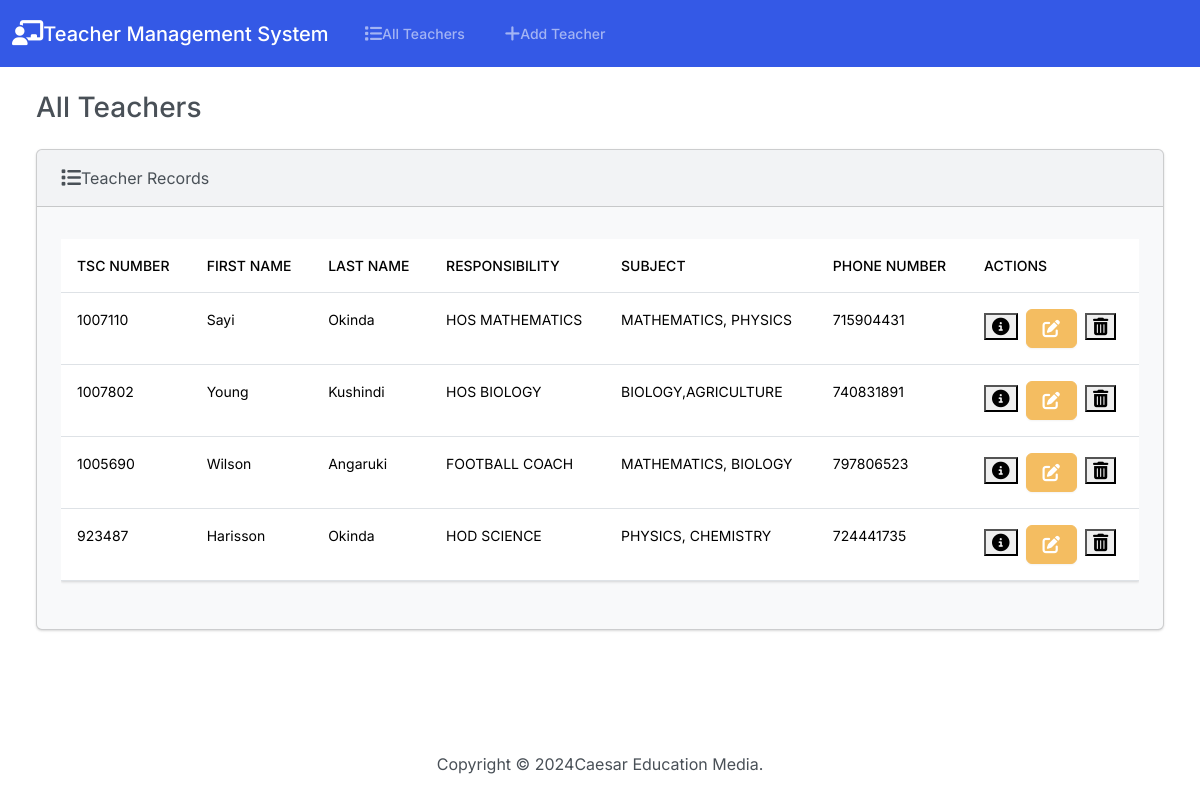
The page / on the database its author committed.
### teachers/models.py (models this page shows, shortened)
class Teacher(models.Model):
    TSC_Number = models.PositiveIntegerField()
    first_name = models.CharField(max_length=50)
    last_name = models.CharField(max_length=50)
    Rensponsibility = models.CharField(max_length=50)
    Subject = models.CharField(max_length=50)
    phone_number = models.PositiveIntegerField()

### teachers/views.py (the view)
# urls.py: path('', views.index, name='index'),
def index(request):
    return render(request, 'teachers/index.html',{
        'teachers': Teacher.objects.all()
    })

### teachers/templates/teachers/index.html (shortened to what this page needs)
{% extends "teachers/base.html" %}
{% block body %}
<h3 class="m-4">All Teachers</h3>
<div class="row">
  <div class="col-12">
    {% if teachers %}
    <div class="card bg-light ms-4 me-4 mb-4">
      <div class="card-header">
        <i class="fa-solid fa-list fa-lg"></i>Teacher Records
      </div>
      <div class="card-body">
        <p class="card-text">
          <div class="table-responsive">
            <table class="table table-hover">
              <thead>
                <tr>
                  <th scope="col">TSC Number </th>
                  <th scope="col">First Name</th>
                  <th scope="col">Last Name</th>
                  <th scope="col"> Responsibility </th>
                  <th scope="col">Subject</th>
                  <th scope="col"> phone number</th>
                  <th scope="col">Actions</th>
                </tr>
              </thead>
              <tbody>
                {% for teacher in teachers %}
                <tr>
                  <td>{{ teacher.TSC_Number }}</td>
                  <td>{{ teacher.first_name }}</td>
                  <td>{{ teacher.last_name }}</td>
                  <td>{{ teacher.Rensponsibility }}</td>
                  <td>{{ teacher.Subject }}</td>
                  <td>{{ teacher.phone_number }}</td>
                  <td><button type="button" class="btn-btn-success me-1" href="{% url 'view_teacher' teacher.id %}" data-bs-toggle="modal" data-bs-target="#myModal{{teacher.id}}">
                  </button>
                  <a class="btn btn-warning me-1" href="{% url 'edit' teacher.id %}">
                  </a>
                  <button type="button" class="btn-btn-danger" data-bs-toggle="modal" data-bs-target="#delete{{teacher.id}}">
                  </button>
                </td>
                </tr>
                {% endfor %}
              </tbody>
            </table>
          </div>
        </p>
      </div>
    {% else %}
    <h5 class="alert alert-primary ms-4 me-4">No Teacher Records</h5>
    {% endif %}
    </div>
  </div>
{% endblock %}

### teachers/templates/teachers/base.html (shortened to what this page needs)
{% load static %}
<!DOCTYPE html>
<html lang="en">
    <head>
        <link rel="stylesheet" href="https://cdnjs.cloudflare.com/ajax/libs/font-awesome/6.6.0/css/all.min.css">
        <link href="{% static 'css/bootstrap.min.css' %}" rel="stylesheet">
        <body class="d-flex flex-column min-vh-100">
          <nav class="navbar navbar-expand-lg bg-primary" data-bs-theme="dark">
            <div class="container-fluid">
              <a class="navbar-brand" href="{% url 'index' %}">
                <i class="fa-solid fa-chalkboard-user fa-lg"></i>Teacher Management System</a>
              <div class="collapse navbar-collapse" id="navbarColor01">
                <ul class="navbar-nav me-auto">
                  <li class="nav-item">
                    <a class="nav-link" href="{% url 'index' %}">
                      All Teachers</a>
                  </li>
                  <li class="nav-item">
                    <a class="nav-link" href="{% url 'add' %}">
                      Add Teacher</a>
                  </li>
                </ul>
              </div>
            </div>
          </nav>
            <div class="container-fluid">
                {% block body %}
                {% endblock %}
            </div>
            </div>
            <footer class="mt-auto  mb-4">
              <div class="text-center">
                <span>
                  Copyright &copy; <script>document.write(new Date().getFullYear())</script>Caesar Education Media.
                </span>
              </div>
            </footer>
        </body>
    </head>
</html>

### rows shown on the page
Teacher: TSC_Number "1007110", first_name "Sayi", last_name "Okinda", Rensponsibility "HOS MATHEMATICS", Subject "MATHEMATICS, PHYSICS", phone_number "715904431"
Teacher: TSC_Number "1007802", first_name "Young", last_name "Kushindi", Rensponsibility "HOS BIOLOGY", Subject "BIOLOGY,AGRICULTURE", phone_number "740831891"
Teacher: TSC_Number "1005690", first_name "Wilson", last_name "Angaruki", Rensponsibility "FOOTBALL COACH", Subject "MATHEMATICS, BIOLOGY", phone_number "797806523"
Teacher: TSC_Number "923487", first_name "Harisson", last_name "Okinda", Rensponsibility "HOD SCIENCE", Subject "PHYSICS, CHEMISTRY", phone_number "724441735"
